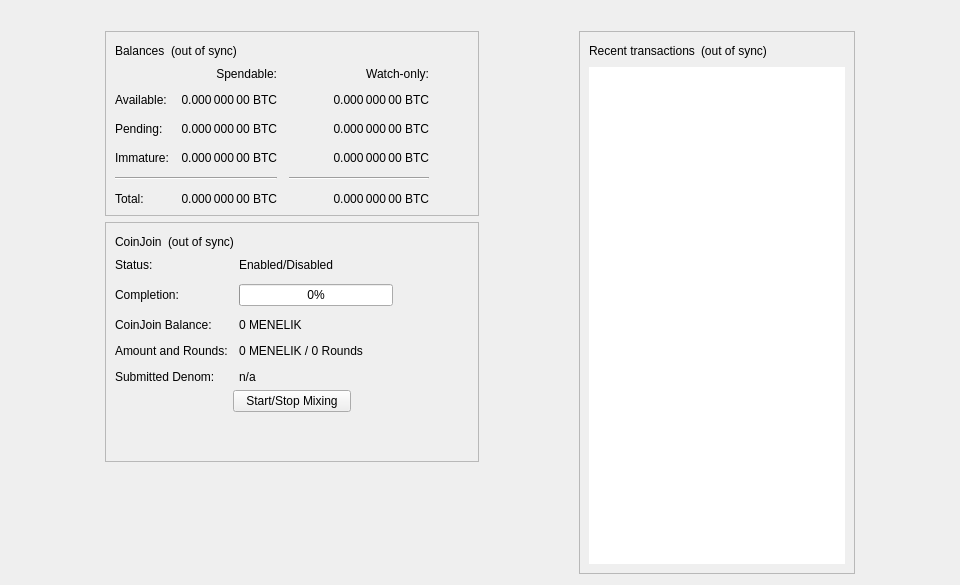
<?xml version="1.0" encoding="UTF-8"?>
<ui version="4.0">
 <class>OverviewPage</class>
 <widget class="QWidget" name="OverviewPage">
  <property name="geometry">
   <rect>
    <x>0</x>
    <y>0</y>
    <width>960</width>
    <height>585</height>
   </rect>
  </property>
  <property name="minimumSize">
   <size>
    <width>960</width>
    <height>0</height>
   </size>
  </property>
  <property name="windowTitle">
   <string>Form</string>
  </property>
  <layout class="QVBoxLayout" name="topLayout">
   <item>
    <widget class="QLabel" name="labelAlerts">
     <property name="visible">
      <bool>false</bool>
     </property>
     <property name="wordWrap">
      <bool>true</bool>
     </property>
     <property name="margin">
      <number>3</number>
     </property>
     <property name="textInteractionFlags">
      <set>Qt::TextSelectableByMouse</set>
     </property>
    </widget>
   </item>
   <item>
    <layout class="QHBoxLayout" name="horizontalLayout" stretch="1,0,1,0,1">
     <item>
      <spacer name="horizontalSpacerLeft">
       <property name="orientation">
        <enum>Qt::Horizontal</enum>
       </property>
       <property name="sizeType">
        <enum>QSizePolicy::Preferred</enum>
       </property>
       <property name="sizeHint" stdset="0">
        <size>
         <width>10</width>
         <height>20</height>
        </size>
       </property>
      </spacer>
     </item>
     <item>
      <layout class="QVBoxLayout" name="verticalLayout_2">
       <item>
        <widget class="QFrame" name="frame">
         <property name="frameShape">
          <enum>QFrame::StyledPanel</enum>
         </property>
         <property name="frameShadow">
          <enum>QFrame::Raised</enum>
         </property>
         <layout class="QVBoxLayout" name="verticalLayout_4">
          <item>
           <layout class="QHBoxLayout" name="horizontalLayout_4">
            <item>
             <widget class="QLabel" name="label_5">
              <property name="text">
               <string>Balances</string>
              </property>
             </widget>
            </item>
            <item>
             <widget class="QLabel" name="labelWalletStatus">
              <property name="toolTip">
               <string>The displayed information may be out of date. Your wallet automatically synchronizes with the Menelik network after a connection is established, but this process has not completed yet.</string>
              </property>
              <property name="text">
               <string notr="true">(out of sync)</string>
              </property>
              <property name="alignment">
               <set>Qt::AlignLeading|Qt::AlignLeft|Qt::AlignVCenter</set>
              </property>
             </widget>
            </item>
            <item>
             <spacer name="horizontalSpacer_3">
              <property name="orientation">
               <enum>Qt::Horizontal</enum>
              </property>
              <property name="sizeHint" stdset="0">
               <size>
                <width>40</width>
                <height>20</height>
               </size>
              </property>
             </spacer>
            </item>
           </layout>
          </item>
          <item>
           <layout class="QGridLayout" name="gridLayout">
            <property name="spacing">
             <number>12</number>
            </property>
            <item row="2" column="2">
             <widget class="QLabel" name="labelWatchPending">
              <property name="cursor">
               <cursorShape>IBeamCursor</cursorShape>
              </property>
              <property name="toolTip">
               <string>Unconfirmed transactions to watch-only addresses</string>
              </property>
              <property name="text">
               <string notr="true">0.000 000 00 BTC</string>
              </property>
              <property name="alignment">
               <set>Qt::AlignRight|Qt::AlignTrailing|Qt::AlignVCenter</set>
              </property>
              <property name="textInteractionFlags">
               <set>Qt::LinksAccessibleByMouse|Qt::TextSelectableByKeyboard|Qt::TextSelectableByMouse</set>
              </property>
             </widget>
            </item>
            <item row="2" column="1">
             <widget class="QLabel" name="labelUnconfirmed">
              <property name="cursor">
               <cursorShape>IBeamCursor</cursorShape>
              </property>
              <property name="toolTip">
               <string>Total of transactions that have yet to be confirmed, and do not yet count toward the spendable balance</string>
              </property>
              <property name="text">
               <string notr="true">0.000 000 00 BTC</string>
              </property>
              <property name="alignment">
               <set>Qt::AlignRight|Qt::AlignTrailing|Qt::AlignVCenter</set>
              </property>
              <property name="textInteractionFlags">
               <set>Qt::LinksAccessibleByMouse|Qt::TextSelectableByKeyboard|Qt::TextSelectableByMouse</set>
              </property>
             </widget>
            </item>
            <item row="3" column="2">
             <widget class="QLabel" name="labelWatchImmature">
              <property name="cursor">
               <cursorShape>IBeamCursor</cursorShape>
              </property>
              <property name="toolTip">
               <string>Mined balance in watch-only addresses that has not yet matured</string>
              </property>
              <property name="text">
               <string notr="true">0.000 000 00 BTC</string>
              </property>
              <property name="alignment">
               <set>Qt::AlignRight|Qt::AlignTrailing|Qt::AlignVCenter</set>
              </property>
              <property name="textInteractionFlags">
               <set>Qt::LinksAccessibleByMouse|Qt::TextSelectableByKeyboard|Qt::TextSelectableByMouse</set>
              </property>
             </widget>
            </item>
            <item row="4" column="0" colspan="2">
             <widget class="Line" name="lineSpendableBalance">
              <property name="orientation">
               <enum>Qt::Horizontal</enum>
              </property>
             </widget>
            </item>
            <item row="4" column="2">
             <widget class="Line" name="lineWatchBalance">
              <property name="sizePolicy">
               <sizepolicy hsizetype="Preferred" vsizetype="Fixed">
                <horstretch>0</horstretch>
                <verstretch>0</verstretch>
               </sizepolicy>
              </property>
              <property name="minimumSize">
               <size>
                <width>140</width>
                <height>0</height>
               </size>
              </property>
              <property name="orientation">
               <enum>Qt::Horizontal</enum>
              </property>
             </widget>
            </item>
            <item row="5" column="0">
             <widget class="QLabel" name="labelTotalText">
              <property name="text">
               <string>Total:</string>
              </property>
             </widget>
            </item>
            <item row="3" column="1">
             <widget class="QLabel" name="labelImmature">
              <property name="cursor">
               <cursorShape>IBeamCursor</cursorShape>
              </property>
              <property name="toolTip">
               <string>Mined balance that has not yet matured</string>
              </property>
              <property name="text">
               <string notr="true">0.000 000 00 BTC</string>
              </property>
              <property name="alignment">
               <set>Qt::AlignRight|Qt::AlignTrailing|Qt::AlignVCenter</set>
              </property>
              <property name="textInteractionFlags">
               <set>Qt::LinksAccessibleByMouse|Qt::TextSelectableByKeyboard|Qt::TextSelectableByMouse</set>
              </property>
             </widget>
            </item>
            <item row="2" column="3">
             <spacer name="horizontalSpacer_2">
              <property name="orientation">
               <enum>Qt::Horizontal</enum>
              </property>
              <property name="sizeHint" stdset="0">
               <size>
                <width>40</width>
                <height>20</height>
               </size>
              </property>
             </spacer>
            </item>
            <item row="3" column="0">
             <widget class="QLabel" name="labelImmatureText">
              <property name="text">
               <string>Immature:</string>
              </property>
             </widget>
            </item>
            <item row="5" column="1">
             <widget class="QLabel" name="labelTotal">
              <property name="cursor">
               <cursorShape>IBeamCursor</cursorShape>
              </property>
              <property name="toolTip">
               <string>Your current total balance</string>
              </property>
              <property name="text">
               <string notr="true">0.000 000 00 BTC</string>
              </property>
              <property name="alignment">
               <set>Qt::AlignRight|Qt::AlignTrailing|Qt::AlignVCenter</set>
              </property>
              <property name="textInteractionFlags">
               <set>Qt::LinksAccessibleByMouse|Qt::TextSelectableByKeyboard|Qt::TextSelectableByMouse</set>
              </property>
             </widget>
            </item>
            <item row="5" column="2">
             <widget class="QLabel" name="labelWatchTotal">
              <property name="cursor">
               <cursorShape>IBeamCursor</cursorShape>
              </property>
              <property name="toolTip">
               <string>Current total balance in watch-only addresses</string>
              </property>
              <property name="text">
               <string notr="true">0.000 000 00 BTC</string>
              </property>
              <property name="alignment">
               <set>Qt::AlignRight|Qt::AlignTrailing|Qt::AlignVCenter</set>
              </property>
              <property name="textInteractionFlags">
               <set>Qt::LinksAccessibleByMouse|Qt::TextSelectableByKeyboard|Qt::TextSelectableByMouse</set>
              </property>
             </widget>
            </item>
            <item row="0" column="2">
             <widget class="QLabel" name="labelWatchonly">
              <property name="text">
               <string>Watch-only:</string>
              </property>
              <property name="alignment">
               <set>Qt::AlignRight|Qt::AlignTrailing|Qt::AlignVCenter</set>
              </property>
             </widget>
            </item>
            <item row="1" column="0">
             <widget class="QLabel" name="labelBalanceText">
              <property name="text">
               <string>Available:</string>
              </property>
             </widget>
            </item>
            <item row="1" column="1">
             <widget class="QLabel" name="labelBalance">
              <property name="cursor">
               <cursorShape>IBeamCursor</cursorShape>
              </property>
              <property name="toolTip">
               <string>Your current spendable balance</string>
              </property>
              <property name="text">
               <string notr="true">0.000 000 00 BTC</string>
              </property>
              <property name="alignment">
               <set>Qt::AlignRight|Qt::AlignTrailing|Qt::AlignVCenter</set>
              </property>
              <property name="textInteractionFlags">
               <set>Qt::LinksAccessibleByMouse|Qt::TextSelectableByKeyboard|Qt::TextSelectableByMouse</set>
              </property>
             </widget>
            </item>
            <item row="1" column="2">
             <widget class="QLabel" name="labelWatchAvailable">
              <property name="cursor">
               <cursorShape>IBeamCursor</cursorShape>
              </property>
              <property name="toolTip">
               <string>Your current balance in watch-only addresses</string>
              </property>
              <property name="text">
               <string notr="true">0.000 000 00 BTC</string>
              </property>
              <property name="alignment">
               <set>Qt::AlignRight|Qt::AlignTrailing|Qt::AlignVCenter</set>
              </property>
              <property name="textInteractionFlags">
               <set>Qt::LinksAccessibleByMouse|Qt::TextSelectableByKeyboard|Qt::TextSelectableByMouse</set>
              </property>
             </widget>
            </item>
            <item row="2" column="0">
             <widget class="QLabel" name="labelPendingText">
              <property name="text">
               <string>Pending:</string>
              </property>
             </widget>
            </item>
            <item row="0" column="1">
             <widget class="QLabel" name="labelSpendable">
              <property name="text">
               <string>Spendable:</string>
              </property>
              <property name="alignment">
               <set>Qt::AlignRight|Qt::AlignTrailing|Qt::AlignVCenter</set>
              </property>
             </widget>
            </item>
           </layout>
          </item>
         </layout>
        </widget>
       </item>
       <item>
        <widget class="QFrame" name="frameCoinJoin">
         <property name="layoutDirection">
          <enum>Qt::LeftToRight</enum>
         </property>
         <property name="frameShape">
          <enum>QFrame::StyledPanel</enum>
         </property>
         <property name="frameShadow">
          <enum>QFrame::Raised</enum>
         </property>
         <layout class="QVBoxLayout" name="VerticalLayout_PS1">
          <item>
           <layout class="QHBoxLayout" name="horizontalLayout_5">
            <item>
             <widget class="QLabel" name="labelCoinJoinHeader">
              <property name="text">
               <string notr="true">CoinJoin</string>
              </property>
             </widget>
            </item>
            <item>
             <widget class="QLabel" name="labelCoinJoinSyncStatus">
              <property name="toolTip">
               <string>The displayed information may be out of date. Your wallet automatically synchronizes with the Menelik network after a connection is established, but this process has not completed yet.</string>
              </property>
              <property name="text">
               <string notr="true">(out of sync)</string>
              </property>
              <property name="alignment">
               <set>Qt::AlignLeading|Qt::AlignLeft|Qt::AlignVCenter</set>
              </property>
             </widget>
            </item>
            <item>
             <spacer name="horizontalSpacer_4">
              <property name="orientation">
               <enum>Qt::Horizontal</enum>
              </property>
              <property name="sizeHint" stdset="0">
               <size>
                <width>40</width>
                <height>20</height>
               </size>
              </property>
             </spacer>
            </item>
           </layout>
          </item>
          <item>
           <layout class="QFormLayout" name="coinJoinFormLayout">
            <property name="fieldGrowthPolicy">
             <enum>QFormLayout::AllNonFixedFieldsGrow</enum>
            </property>
            <property name="horizontalSpacing">
             <number>11</number>
            </property>
            <property name="verticalSpacing">
             <number>12</number>
            </property>
            <item row="0" column="0">
             <widget class="QLabel" name="labelCoinJoinEnabledText">
              <property name="text">
               <string>Status:</string>
              </property>
             </widget>
            </item>
            <item row="0" column="1">
             <widget class="QLabel" name="labelCoinJoinEnabled">
              <property name="text">
               <string>Enabled/Disabled</string>
              </property>
             </widget>
            </item>
            <item row="1" column="0">
             <widget class="QLabel" name="labelCompletitionText">
              <property name="text">
               <string>Completion:</string>
              </property>
             </widget>
            </item>
            <item row="1" column="1">
             <widget class="QProgressBar" name="coinJoinProgress">
              <property name="maximumSize">
               <size>
                <width>154</width>
                <height>16777215</height>
               </size>
              </property>
              <property name="value">
               <number>0</number>
              </property>
             </widget>
            </item>
            <item row="2" column="0">
             <widget class="QLabel" name="labelAnonymizedText">
              <property name="text">
               <string notr="true">CoinJoin Balance:</string>
              </property>
             </widget>
            </item>
            <item row="2" column="1">
             <widget class="QLabel" name="labelAnonymized">
              <property name="text">
               <string notr="true">0 MENELIK</string>
              </property>
             </widget>
            </item>
            <item row="3" column="0">
             <widget class="QLabel" name="labelAmountAndRoundsText">
              <property name="text">
               <string>Amount and Rounds:</string>
              </property>
             </widget>
            </item>
            <item row="3" column="1">
             <widget class="QLabel" name="labelAmountRounds">
              <property name="text">
               <string notr="true">0 MENELIK / 0 Rounds</string>
              </property>
             </widget>
            </item>
            <item row="4" column="0">
             <widget class="QLabel" name="labelSubmittedDenomText">
              <property name="text">
               <string>Submitted Denom:</string>
              </property>
             </widget>
            </item>
            <item row="4" column="1">
             <widget class="QLabel" name="labelSubmittedDenom">
              <property name="toolTip">
               <string>The denominations you submitted to the Smartnode.&lt;br&gt;To mix, other users must submit the exact same denominations.</string>
              </property>
              <property name="text">
               <string>n/a</string>
              </property>
              <property name="wordWrap">
               <bool>true</bool>
              </property>
             </widget>
            </item>
           </layout>
          </item>
          <item>
           <layout class="QVBoxLayout" name="VerticalLayout_PS">
            <item>
             <layout class="QHBoxLayout" name="horizontalLayout_3">
              <property name="topMargin">
               <number>0</number>
              </property>
              <item>
               <spacer name="horizontalSpacer_5">
                <property name="orientation">
                 <enum>Qt::Horizontal</enum>
                </property>
                <property name="sizeHint" stdset="0">
                 <size>
                  <width>40</width>
                  <height>20</height>
                 </size>
                </property>
               </spacer>
              </item>
              <item>
               <widget class="QPushButton" name="toggleCoinJoin">
                <property name="sizePolicy">
                 <sizepolicy hsizetype="MinimumExpanding" vsizetype="Fixed">
                  <horstretch>0</horstretch>
                  <verstretch>0</verstretch>
                 </sizepolicy>
                </property>
                <property name="text">
                 <string>Start/Stop Mixing</string>
                </property>
               </widget>
              </item>
              <item>
               <spacer name="horizontalSpacer_6">
                <property name="orientation">
                 <enum>Qt::Horizontal</enum>
                </property>
                <property name="sizeHint" stdset="0">
                 <size>
                  <width>40</width>
                  <height>20</height>
                 </size>
                </property>
               </spacer>
              </item>
             </layout>
            </item>
            <item>
             <spacer name="verticalSpacer_3">
              <property name="orientation">
               <enum>Qt::Vertical</enum>
              </property>
              <property name="sizeHint" stdset="0">
               <size>
                <width>20</width>
                <height>40</height>
               </size>
              </property>
             </spacer>
            </item>
           </layout>
          </item>
         </layout>
        </widget>
       </item>
       <item>
        <spacer name="verticalSpacer">
         <property name="orientation">
          <enum>Qt::Vertical</enum>
         </property>
         <property name="sizeHint" stdset="0">
          <size>
           <width>20</width>
           <height>40</height>
          </size>
         </property>
        </spacer>
       </item>
      </layout>
     </item>
     <item>
      <spacer name="horizontalSpacerCenter">
       <property name="orientation">
        <enum>Qt::Horizontal</enum>
       </property>
       <property name="sizeHint" stdset="0">
        <size>
         <width>10</width>
         <height>20</height>
        </size>
       </property>
      </spacer>
     </item>
     <item>
      <layout class="QVBoxLayout" name="verticalLayout_3">
       <item>
        <widget class="QFrame" name="frame_2">
         <property name="frameShape">
          <enum>QFrame::StyledPanel</enum>
         </property>
         <property name="frameShadow">
          <enum>QFrame::Raised</enum>
         </property>
         <layout class="QVBoxLayout" name="verticalLayout">
          <item>
           <layout class="QHBoxLayout" name="horizontalLayout_2">
            <item>
             <widget class="QLabel" name="label_4">
              <property name="text">
               <string>Recent transactions</string>
              </property>
             </widget>
            </item>
            <item>
             <widget class="QLabel" name="labelTransactionsStatus">
              <property name="toolTip">
               <string>The displayed information may be out of date. Your wallet automatically synchronizes with the Menelik network after a connection is established, but this process has not completed yet.</string>
              </property>
              <property name="text">
               <string notr="true">(out of sync)</string>
              </property>
              <property name="alignment">
               <set>Qt::AlignLeading|Qt::AlignLeft|Qt::AlignVCenter</set>
              </property>
             </widget>
            </item>
            <item>
             <spacer name="horizontalSpacer">
              <property name="orientation">
               <enum>Qt::Horizontal</enum>
              </property>
              <property name="sizeHint" stdset="0">
               <size>
                <width>40</width>
                <height>20</height>
               </size>
              </property>
             </spacer>
            </item>
           </layout>
          </item>
          <item>
           <widget class="QListView" name="listTransactions">
            <property name="frameShape">
             <enum>QFrame::NoFrame</enum>
            </property>
            <property name="verticalScrollBarPolicy">
             <enum>Qt::ScrollBarAlwaysOff</enum>
            </property>
            <property name="horizontalScrollBarPolicy">
             <enum>Qt::ScrollBarAlwaysOff</enum>
            </property>
            <property name="selectionMode">
             <enum>QAbstractItemView::NoSelection</enum>
            </property>
           </widget>
          </item>
         </layout>
        </widget>
       </item>
      </layout>
     </item>
     <item>
      <spacer name="horizontalSpacerRight">
       <property name="orientation">
        <enum>Qt::Horizontal</enum>
       </property>
       <property name="sizeType">
        <enum>QSizePolicy::Preferred</enum>
       </property>
       <property name="sizeHint" stdset="0">
        <size>
         <width>10</width>
         <height>20</height>
        </size>
       </property>
      </spacer>
     </item>
    </layout>
   </item>
  </layout>
 </widget>
 <resources/>
 <connections/>
</ui>
